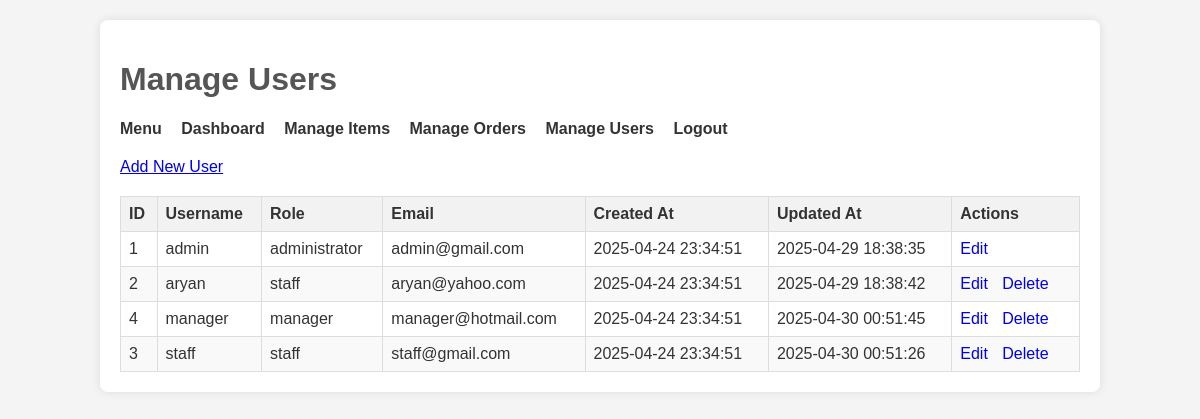
/admin/manage_users.php (signed in), run on the app's committed database.
### tables this page shows
CREATE TABLE `users` (
  `id` int(11) NOT NULL,
  `username` varchar(100) NOT NULL,
  `password` varchar(255) NOT NULL,
  `role` varchar(50) NOT NULL,
  `email` varchar(100) DEFAULT NULL,
  `created_at` datetime DEFAULT current_timestamp(),
  `updated_at` datetime DEFAULT current_timestamp() ON UPDATE current_timestamp()
);

### admin/manage_users.php (the view, shortened to what this page needs)
<?php
require '../database.php';
try {
    $stmt = $pdo->query("SELECT id, username, role, email, created_at, updated_at FROM users ORDER BY username");
    $users = $stmt->fetchAll(PDO::FETCH_ASSOC);
} catch (PDOException $e) {
    die("Error fetching users: " . $e->getMessage());
}
?>
<!DOCTYPE html>
<html lang="en">
<head>
    <link rel="stylesheet" href="../css/style.css">
</head>
<body>
    <div class="container">
        <h1>Manage Users</h1>
        <nav>
            <ul>
                <li><a href="../index.php">Menu</a></li>
                <li><a href="index.php">Dashboard</a></li>
                <li><a href="manage_items.php">Manage Items</a></li>
                <li><a href="manage_orders.php">Manage Orders</a></li>
                <li><a href="manage_users.php">Manage Users</a></li>
                <li><a href="../auth/logout.php">Logout</a></li>
            </ul>
        </nav>
        <p><a href="add_user.php" class="button">Add New User</a></p>
        <?php if (empty($users)): ?>
            <p>No users found.</p>
        <?php else: ?>
            <table>
                <thead>
                    <tr>
                        <th>ID</th>
                        <th>Username</th>
                        <th>Role</th>
                        <th>Email</th>
                        <th>Created At</th>
                        <th>Updated At</th>
                        <th>Actions</th>
                    </tr>
                </thead>
                <tbody>
                    <?php foreach ($users as $user): ?>
                        <tr>
                            <td><?= $user['id'] ?></td>
                            <td><?= htmlspecialchars($user['username']) ?></td>
                            <td><?= htmlspecialchars($user['role']) ?></td>
                            <td><?= htmlspecialchars($user['email'] ?: '-') ?></td>
                            <td><?= date('Y-m-d H:i:s', strtotime($user['created_at'])) ?></td>
                            <td><?= date('Y-m-d H:i:s', strtotime($user['updated_at'])) ?></td>
                            <td>
                                <a href="edit_user.php?id=<?= $user['id'] ?>">Edit</a>
                                <?php if ($user['username'] !== $_SESSION['username']):  ?>
                                    <a href="delete_user.php?id=<?= $user['id'] ?>" onclick="return confirm('Are you sure you want to delete this user?')">Delete</a>
                                <?php endif; ?>
                            </td>
                        </tr>
                    <?php endforeach; ?>
                </tbody>
            </table>
        <?php endif; ?>
    </div>
</body>
</html>

### css/style.css (style rules this page uses)
body { font-family: sans-serif; margin: 20px; background-color: #f4f4f4; color: #333; }
.container { max-width: 960px; margin: 0 auto; background-color: #fff; padding: 20px; border-radius: 8px; box-shadow: 0 0 10px rgba(0, 0, 0, 0.1); }
h1, h2, h3 { color: #555; }
nav ul { list-style: none; padding: 0; margin-bottom: 20px; }
nav ul li { display: inline; margin-right: 15px; }
nav a { text-decoration: none; color: #333; font-weight: bold; }

### admin/manage_users.php (style rules this page uses)
table { width: 100%; border-collapse: collapse; margin-top: 20px; }
th, td { border: 1px solid #ddd; padding: 8px; text-align: left; }
th { background-color: #f2f2f2; }
tbody tr:nth-child(even) { background-color: #f9f9f9; }
td a { margin-right: 10px; text-decoration: none; }

### data on the page
users: id "1", username "admin", role "administrator", email "admin@gmail.com", created_at "2025-04-24 23:34:51", updated_at "2025-04-29 18:38:35"
users: id "2", username "aryan", role "staff", email "aryan@yahoo.com", created_at "2025-04-24 23:34:51", updated_at "2025-04-29 18:38:42"
users: id "4", username "manager", role "manager", email "manager@hotmail.com", created_at "2025-04-24 23:34:51", updated_at "2025-04-30 00:51:45"
users: id "3", username "staff", role "staff", email "staff@gmail.com", created_at "2025-04-24 23:34:51", updated_at "2025-04-30 00:51:26"
